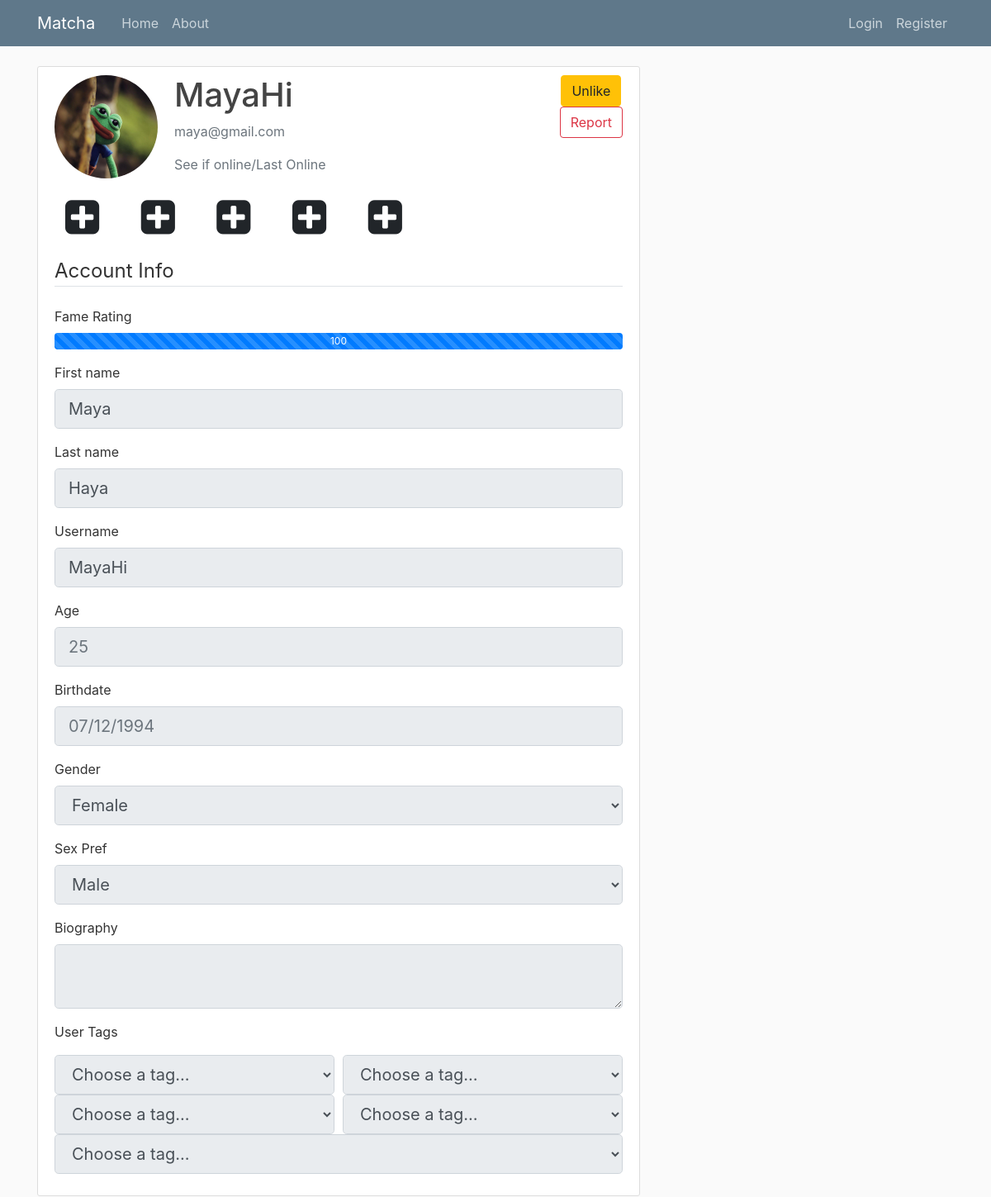
Page /user/MayaHi on the earlier database version.
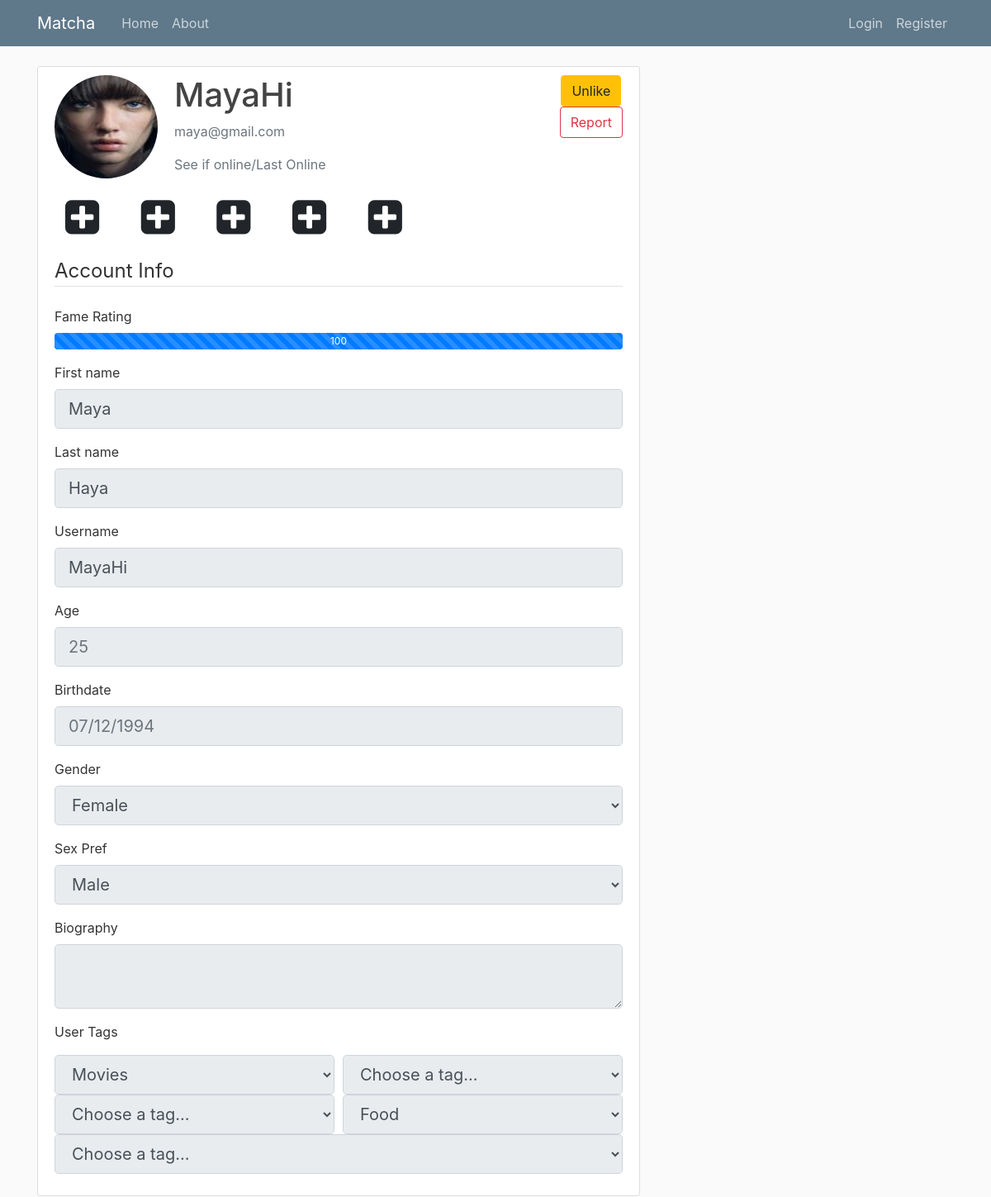
Same page on the later database version.
### tables this page shows
CREATE TABLE users (
            user_id INTEGER PRIMARY KEY AUTOINCREMENT,
            firstname TEXT NOT NULL,
            lastname TEXT NOT NULL,
            age INTEGER NOT NULL,
            birthdate TEXT NOT NULL,
            username TEXT NOT NULL,
            email TEXT NOT NULL,
            password TEXT NOT NULL,
            gender TEXT NOT NULL,
            sexual_pref TEXT NULL,
            biography TEXT NULL,
            famerating INTEGER DEFAULT 100,
            image_file_p TEXT DEFAULT "default.jpg",
            image_file_1 TEXT NULL,
            image_file_2 TEXT NULL,
            image_file_3 TEXT NULL,
            image_file_4 TEXT NULL,
            image_file_5 TEXT NULL,
            geo_track TEXT DEFAULT "1",
            location_city TEXT NULL,
            location_region TEXT NULL
            );

### matcha/routes.py (the view)
@app.route('/user/<username>', methods=['GET', 'POST'])
def user_profile(username):
    form = UpdateAccountForm()
    conn = sql.connect('matcha\\users.db')
    cur = conn.cursor()
    cur.execute("SELECT * FROM users WHERE username=:username", {'username': username})
    user = cur.fetchone()
    userClass = User(user[0], user[1], user[2], user[3], user[4], user[5], user[6],
                user[7], user[8], user[9], user[10], user[11], user[12], user[13],
                user[14], user[15], user[16], user[17], user[18],
                user[19], user[20])
    print ('++++++++++++++++++++++++++++++++++++ User Data=>',userClass)
    form.firstname.data     = userClass.firstname
    form.lastname.data      = userClass.lastname
    form.username.data      = userClass.username
    form.email.data         = userClass.email
    form.gender.data        = userClass.gender
    form.sexual_pref.data   = userClass.sexual_pref
    form.biography.data     = userClass.biography
    form.geo_tag.data       = userClass.geo_track
    cur.execute("SELECT * FROM tags WHERE user_id=:user_id", {'user_id': userClass.user_id})
    tags = cur.fetchall()
    form.user_tag1.data = tags[0][1]
    form.user_tag2.data = tags[1][1]
    form.user_tag3.data = tags[2][1]
    form.user_tag4.data = tags[3][1]
    form.user_tag5.data = tags[4][1]
    image_file_p = url_for('static', filename='profile_pics/' + userClass.image_file_p)
    image_file_1 = url_for('static', filename='profile_pics/' + userClass.image_file_1) if userClass.image_file_1 else None
    image_file_2 = url_for('static', filename='profile_pics/' + userClass.image_file_2) if userClass.image_file_2 else None
    image_file_3 = url_for('static', filename='profile_pics/' + userClass.image_file_3) if userClass.image_file_3 else None
    image_file_4 = url_for('static', filename='profile_pics/' + userClass.image_file_4) if userClass.image_file_4 else None
    image_file_5 = url_for('static', filename='profile_pics/' + userClass.image_file_5) if userClass.image_file_5 else None
    images = [image_file_1, image_file_2, image_file_3, image_file_4, image_file_5]
    conn.close()
    return render_template('userprofile.html', title='User Profile', form=form, user=userClass, images=images)

### matcha/classes.py (called while the page is built)
    def __repr__(self):
        return "User('{}', '{}', '{}', '{}', '{}', '{}', '{}', '{}', '{}', '{}', '{}', {}, {}, {}, {}, {}, {}, {}, {}, {}, {})".format(
        self.user_id, self.firstname, self.lastname, self.age, self.birthdate,
        self.username, self.email, self.password, self.gender, self.sexual_pref,
        self.biography, self.famerating, self.image_file_p, self.image_file_1,
        self.image_file_2, self.image_file_3, self.image_file_4, self.image_file_5,
        self.geo_track, self.location_city, self.location_region)

### matcha/templates/userprofile.html (shortened to what the changed rows need)
{% extends "layout.html" %}
{% block content %}
    <div class="content-section">
        <div class="media">
            <img class="rounded-circle account-img" src="/static/profile_pics/{{ user.image_file_p }}">
            <div class="media-body">
                <h2 class="account-heading">{{ user.username }}</h2>
                <p class="text-secondary">{{ user.email }}</p>
                <p class="text-secondary">See if online/Last Online</p>
            </div>
            <div class="text-center">
                <div>
                </div>
                <div>
                </div>
            </div>
        </div>
        <form method="POST" action="" enctype="multipart/form-data">
            <fieldset class="form-group">
                <div class="mb-3">
                    <div class="progress" style="height: 20px;">
                    <div class="progress-bar progress-bar-striped" role="progressbar" style="width: 100%;" aria-valuenow="100" aria-valuemin="0" aria-valuemax="100">{{ user.famerating }}</div>
                </div>
                </div>
                <div class="form-group">
                    {{ form.firstname.label(class="form-control-label") }}
                    {% if form.firstname.errors %}
                        {{ form.firstname(class="form-control form-control-lg is-invalid", disabled="disabled") }}
                        <div class="invalid-feedback">
                            {% for error in form.firstname.errors %}
                                <span>{{ error }}</span>
                            {% endfor %}
                        </div>
                    {% else %}
                        {{ form.firstname(class="form-control form-control-lg", disabled="disabled") }}
                    {% endif %}
                </div>
                <div class="form-group">
                    {{ form.lastname.label(class="form-control-label") }}
                    {% if form.lastname.errors %}
                        {{ form.lastname(class="form-control form-control-lg is-invalid", disabled="disabled") }}
                        <div class="invalid-feedback">
                            {% for error in form.lastname.errors %}
                                <span>{{ error }}</span>
                            {% endfor %}
                        </div>
                    {% else %}
                        {{ form.lastname(class="form-control form-control-lg", disabled="disabled") }}
                    {% endif %}
                </div>
                <div class="form-group">
                    {{ form.username.label(class="form-control-label") }}
                    {% if form.username.errors %}
                        {{ form.username(class="form-control form-control-lg is-invalid", disabled="disabled") }}
                        <div class="invalid-feedback">
                            {% for error in form.username.errors %}
                                <span>{{ error }}</span>
                            {% endfor %}
                        </div>
                    {% else %}
                        {{ form.username(class="form-control form-control-lg", disabled="disabled") }}
                    {% endif %}
                </div>
                <div class="form-group">
                    <label class="form-control-label">Age</label>
                    <input class="form-control form-control-lg" type="text" placeholder="{{ user.age }}" readonly>
                </div>
                <div class="form-group">
                    <label class="form-control-label">Birthdate</label>
                    <input class="form-control form-control-lg" type="text" placeholder="{{ user.birthdate }}" readonly>
                </div>
                <div class="form-group">
                    {{ form.gender.label(class="form-control-label") }}
                    {% if form.gender.errors %}
                    {{ form.gender(class="form-control form-control-lg is-invalid", disabled="disabled") }}
                    <div class="invalid-feedback">
                        {% for error in form.gender.errors %}
                            <span>{{ error }}</span>
                        {% endfor %}
                    </div>
                {% else %}
                    {{ form.gender(class="form-control form-control-lg", disabled="disabled") }}
                {% endif %}
                </div>
                <div class="form-group">
                    {{ form.sexual_pref.label(class="form-control-label") }}
                    {% if form.sexual_pref.errors %}
                    {{ form.sexual_pref(class="form-control form-control-lg is-invalid", disabled="disabled") }}
                    <div class="invalid-feedback">
                        {% for error in form.sexual_pref.errors %}
                            <span>{{ error }}</span>
                        {% endfor %}
                    </div>
                {% else %}
                    {{ form.sexual_pref(class="form-control form-control-lg", disabled="disabled") }}
                {% endif %}
                </div>
                <div class="form-group">
                    {{ form.biography.label(class="form-control-label") }}
                    {% if form.biography.errors %}
                        {{ form.biography(class="form-control form-control-lg is-invalid") }}
                        <div class="invalid-feedback">
                            {% for error in form.biography.errors %}
                                <span>{{ error }}</span>
                            {% endfor %}
                        </div>
                    {% else %}
                        {{ form.biography(class="form-control form-control-lg", disabled="disabled") }}
                    {% endif %}
                </div>
                <div>
                    <div class="form-row">
                        <div class="col">
                            {% if form.user_tag1.errors %}
                            {{ form.user_tag1(class="form-control form-control-lg is-invalid", disabled="disabled") }}
                            <div class="invalid-feedback">
                                {% for error in form.user_tag1.errors %}
                                    <span>{{ error }}</span>
                                {% endfor %}
                            </div>
                        {% else %}
                            {{ form.user_tag1(class="form-control form-control-lg", disabled="disabled") }}
                        {% endif %}
                        </div>
                    </div>
                    <div class="form-row">
                        <div class="col">
                            {% if form.user_tag4.errors %}
                            {{ form.user_tag4(class="form-control form-control-lg is-invalid", disabled="disabled") }}
                            <div class="invalid-feedback">
                                {% for error in form.user_tag4.errors %}
                                    <span>{{ error }}</span>
                                {% endfor %}
                            </div>
                        {% else %}
                            {{ form.user_tag4(class="form-control form-control-lg", disabled="disabled") }}
                        {% endif %}
                        </div>
                    </div>
                </div>
            </fieldset>
        </form>
    </div>
{% endblock content %}

Differences in the rows shown:
changed users "MayaHi": image_file_p: picture added in place of a placeholder
Other differences:
form field user_tag1: "Choose a tag..." → "Movies"
form field user_tag4: "Choose a tag..." → "Food"
